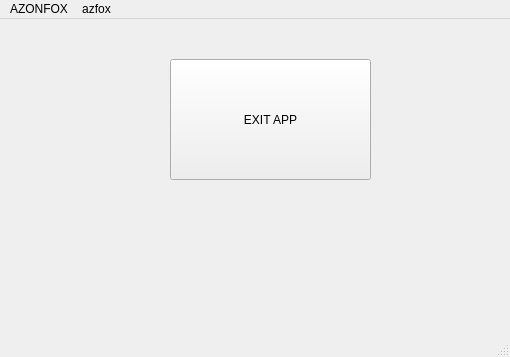
<?xml version="1.0" encoding="UTF-8"?>
<ui version="4.0">
 <class>MainWindow</class>
 <widget class="QMainWindow" name="MainWindow">
  <property name="geometry">
   <rect>
    <x>0</x>
    <y>0</y>
    <width>510</width>
    <height>357</height>
   </rect>
  </property>
  <property name="windowTitle">
   <string>MainWindow</string>
  </property>
  <widget class="QWidget" name="centralwidget">
   <widget class="QPushButton" name="pushButton">
    <property name="geometry">
     <rect>
      <x>170</x>
      <y>40</y>
      <width>201</width>
      <height>121</height>
     </rect>
    </property>
    <property name="text">
     <string>EXIT APP</string>
    </property>
   </widget>
  </widget>
  <widget class="QMenuBar" name="menubar">
   <property name="geometry">
    <rect>
     <x>0</x>
     <y>0</y>
     <width>510</width>
     <height>24</height>
    </rect>
   </property>
   <widget class="QMenu" name="menuAZONFOX">
    <property name="title">
     <string>AZONFOX</string>
    </property>
   </widget>
   <widget class="QMenu" name="menuazfox">
    <property name="title">
     <string>azfox</string>
    </property>
    <addaction name="action111"/>
    <addaction name="action222"/>
   </widget>
   <addaction name="menuAZONFOX"/>
   <addaction name="menuazfox"/>
  </widget>
  <widget class="QStatusBar" name="statusbar"/>
  <action name="action111">
   <property name="text">
    <string>111</string>
   </property>
  </action>
  <action name="action222">
   <property name="text">
    <string>222</string>
   </property>
  </action>
 </widget>
 <resources/>
 <connections>
  <connection>
   <sender>pushButton</sender>
   <signal>clicked()</signal>
   <receiver>MainWindow</receiver>
   <slot>close()</slot>
   <hints>
    <hint type="sourcelabel">
     <x>153</x>
     <y>179</y>
    </hint>
    <hint type="destinationlabel">
     <x>153</x>
     <y>296</y>
    </hint>
   </hints>
  </connection>
 </connections>
</ui>
